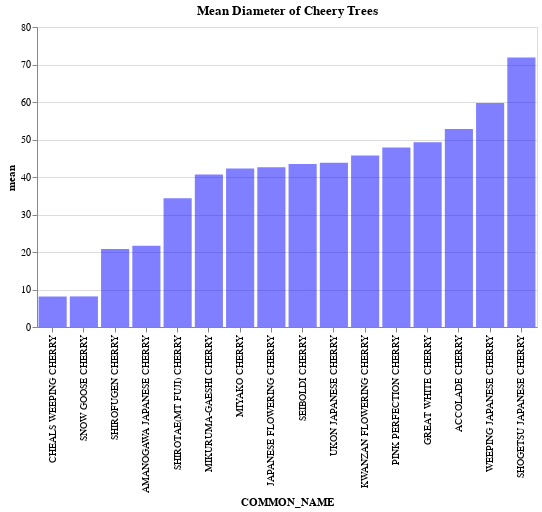

Notebook source saved alongside this figure:
### Code cell
cherry_graph = alt.Chart(
    cherry_stats.reset_index(), width=500, height=300).mark_bar(
        color='Blue', opacity=0.5).encode(
            x=alt.X('COMMON_NAME', sort='y'),
            y=alt.Y('mean')).properties(title = "Mean Diameter of Cheery Trees")
cherry_graph

### Figure 1 — Vega-Lite specification as saved in the notebook (floating-point values rounded to 4 significant figures)
{"config": {"view": {"continuousWidth": 400, "continuousHeight": 300}}, "data": {"name": "data-000b41886274f6f8459a24de8439610e"}, "mark": {"type": "bar", "color": "Blue", "opacity": 0.5}, "encoding": {"x": {"type": "nominal", "field": "COMMON_NAME", "sort": "y"}, "y": {"type": "quantitative", "field": "mean"}}, "height": 300, "title": "Mean Diameter of Cheery Trees", "width": 500, "$schema": "https://vega.github.io/schema/vega-lite/v4.8.1.json", "datasets": {"data-000b41886274f6f8459a24de8439610e": [{"COMMON_NAME": "ACCOLADE CHERRY", "mean": 52.77, "count": 60}, {"COMMON_NAME": "AMANOGAWA JAPANESE CHERRY", "mean": 21.64, "count": 68}, {"COMMON_NAME": "CHEALS WEEPING CHERRY", "mean": 8.128, "count": 5}, {"COMMON_NAME": "GREAT WHITE CHERRY", "mean": 49.25, "count": 9}, {"COMMON_NAME": "JAPANESE FLOWERING CHERRY", "mean": 42.63, "count": 474}, {"COMMON_NAME": "KWANZAN FLOWERING CHERRY", "mean": 45.73, "count": 10540}, {"COMMON_NAME": "MIKURUMA-GAESHI CHERRY", "mean": 40.64, "count": 1}, {"COMMON_NAME": "MIYAKO CHERRY", "mean": 42.29, "count": 2}, {"COMMON_NAME": "PINK PERFECTION CHERRY", "mean": 47.9, "count": 522}, {"COMMON_NAME": "SEIBOLDI CHERRY", "mean": 43.5, "count": 170}, {"COMMON_NAME": "SHIROFUGEN CHERRY", "mean": 20.8, "count": 369}, {"COMMON_NAME": "SHIROTAE(MT FUJI) CHERRY", "mean": 34.35, "count": 225}, {"COMMON_NAME": "SHOGETSU JAPANESE CHERRY", "mean": 71.88, "count": 1}, {"COMMON_NAME": "SNOW GOOSE CHERRY", "mean": 8.159, "count": 33}, {"COMMON_NAME": "UKON JAPANESE CHERRY", "mean": 43.82, "count": 813}, {"COMMON_NAME": "WEEPING JAPANESE CHERRY", "mean": 59.7, "count": 61}]}}
